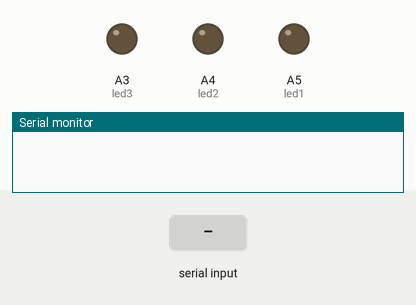
A sketch run on a simulated Arduino Uno, built with avr-gcc and run on an emulated ATmega328P. Shown: output pins drawn as LEDs (lit = HIGH), the last lines printed to the serial monitor. The inputs (shaded band) are chosen by the test bench.

Above: at 1.2 s.
1.3 s: "90,45,200\n" received over Serial
At 2.5 s:
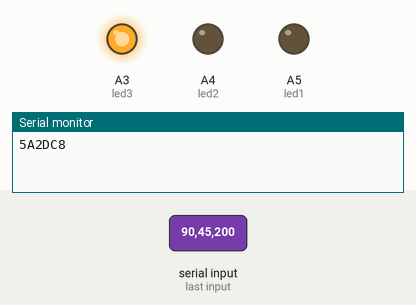
2.8 s: "30,150,10\n" received over Serial
At 3.8 s:
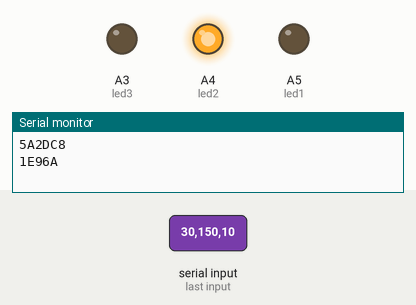
4.3 s: "1,90,45\n" received over Serial
At 4.9 s:
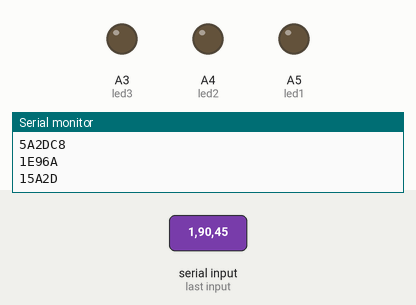
Timing chart, 0 to 7.3 s (numbered marks = the images above; inputs shaded):
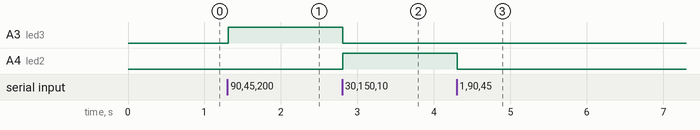

The sketch:

for_pyserial_led.ino
```cpp
int led1 = A5;
int led2 = A4;
int led3 = A3;

void setup()
{
  Serial.begin(9600);
  pinMode(led1, OUTPUT);
}

void loop()
{
  while(Serial.available()>0)
  {
    int b1=Serial.parseInt();
    int b2=Serial.parseInt();
    int b3=Serial.parseInt();
    if (Serial.read() == '\n') {
      analogWrite(led1,b1);
      analogWrite(led2,b2);
      analogWrite(led3,b3);

      Serial.print(b1, HEX);
      Serial.print(b2, HEX);
      Serial.println(b3, HEX);
    }
  }


}
```

Measured:
- after the input at 1.3 s, A3 (led3): LOW → HIGH at once
- after the input at 2.8 s, A3 (led3): HIGH → LOW at once; A4 (led2): LOW → HIGH at once
- after the input at 4.3 s, A4 (led2): HIGH → LOW at once
